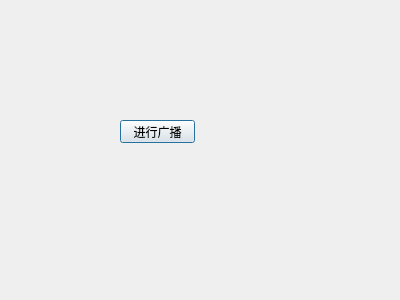
<?xml version="1.0" encoding="UTF-8"?>
<ui version="4.0">
 <class>Sender</class>
 <widget class="QDialog" name="Sender">
  <property name="geometry">
   <rect>
    <x>0</x>
    <y>0</y>
    <width>400</width>
    <height>300</height>
   </rect>
  </property>
  <property name="windowTitle">
   <string>Sender</string>
  </property>
  <widget class="QPushButton" name="pushButton">
   <property name="geometry">
    <rect>
     <x>120</x>
     <y>120</y>
     <width>75</width>
     <height>23</height>
    </rect>
   </property>
   <property name="text">
    <string>进行广播</string>
   </property>
  </widget>
 </widget>
 <layoutdefault spacing="6" margin="11"/>
 <resources/>
 <connections/>
</ui>
